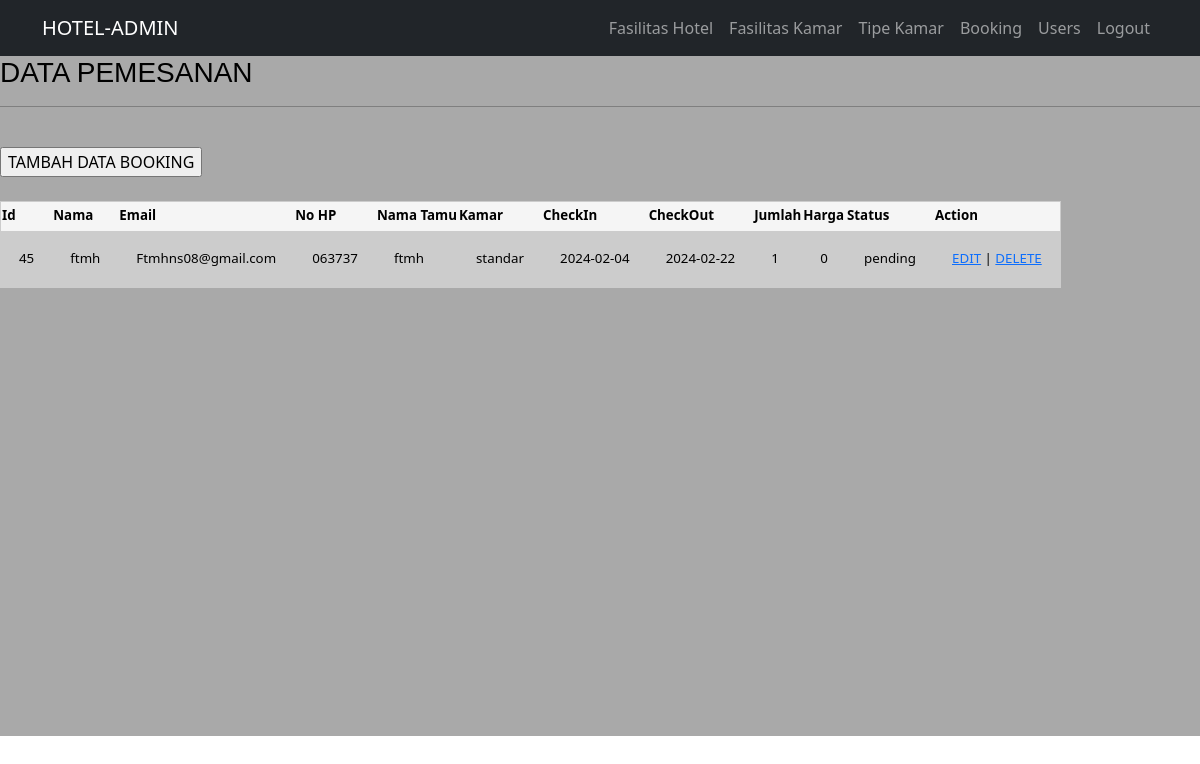
Page /admin/pemesanan/bookingView.php (signed in) on the committed database.
### tables this page shows
CREATE TABLE `pemesanan` (
  `id_pesanan` int(11) NOT NULL,
  `nama_pemesan` varchar(50) NOT NULL,
  `email` varchar(35) NOT NULL,
  `no_hp` varchar(35) NOT NULL,
  `nama_tamu` varchar(50) NOT NULL,
  `kamar` varchar(100) NOT NULL,
  `tgl_cekin` date NOT NULL,
  `tgl_cekout` date NOT NULL,
  `jml_kamar` int(11) NOT NULL,
  `harga` int(11) NOT NULL,
  `status_kamar` varchar(255) NOT NULL
);

### admin/pemesanan/bookingView.php (the view, shortened to what this page needs)
<?php
    include "../../koneksi/koneksi.php";
    require_once('../../navbar/navbar_admin.php');
    $queryBooking = "SELECT * FROM pemesanan";
    $resultBooking = mysqli_query($koneksi, $queryBooking);
    $countBooking = mysqli_num_rows($resultBooking);
?>
<div class="pesan">
    <h3>DATA PEMESANAN</h3>
    <hr /> <br />
    <a href="bookingAdd.php"><input type="submit" name="add" class="buttonadm" value="TAMBAH DATA BOOKING"></a>
    <br> <br>
    <table border="1">
    <tr>
        <th><b> Id </b></th>
        <th><b> Nama </b></th>
        <th><b> Email </b></th>
        <th><b> No HP </b></th>
        <th><b> Nama Tamu </b></th>
        <th><b> Kamar </b></th>
        <th><b> CheckIn </b></th>
        <th><b> CheckOut </b></th>
        <th><b> Jumlah </b></th>
        <th><b> Harga </b></th>
        <th><b> Status </b></th>
        <th><b> Action </b></th>
    </tr>
</div>
    <?php
        if($countBooking > 0){
            while($dataHotel = mysqli_fetch_array($resultBooking, MYSQLI_NUM)){
                ?>
                <tr>
                    <td class = "value"><?php echo "$dataHotel[0]";?></td>
                    <td class = "value"><?php echo "$dataHotel[1]";?></td>
                    <td class = "value"><?php echo "$dataHotel[2]";?></td>
                    <td class = "value"><?php echo "$dataHotel[3]";?></td>
                    <td class = "value"><?php echo "$dataHotel[4]";?></td>
                    <td class = "value"><?php echo "$dataHotel[5]";?></td>
                    <td class = "value"><?php echo "$dataHotel[6]";?></td>
                    <td class = "value"><?php echo "$dataHotel[7]";?></td>
                    <td class = "value"><?php echo "$dataHotel[8]";?></td>
                    <td class = "value"><?php echo "$dataHotel[9]";?></td>
                    <td class = "value"><?php echo "$dataHotel[10]";?></td>
                    <td>
                        <a href="bookingEdit.php?id_pesanan=<?php echo"$dataHotel[0]"?>">EDIT</a> |
                        <a href="bookingDelete.php?id_pesanan=<?php echo"$dataHotel[0]"?>">DELETE</a>
                    </td>
        <?php
            }
        }else{
            echo "<tr>
                <td colspan='9' align='center' height='20'>
                    <div>Belum Ada Data</div>
                </td>
            </tr>";
        }
        ?>
</body>
</html>

### admin/pemesanan/bookingView.php (style rules this page uses)
.pesan { background-color: #A9A9A9; height: 680px; color: black; }
.pesan h3 { font-family: Arial, Helvetica, sans-serif; color: black; }
table { border-collapse: collapse; font-size: 10pt; border: 1px solid #cccccc; background-color: #cccccc; }
td { padding: 18px; height: 10px; }
th { background-color: whitesmoke; color: black; height: 30px; }

### rows in the picture
pemesanan: id_pesanan "45", nama_pemesan "ftmh", email "Ftmhns08@gmail.com", no_hp "063737", nama_tamu "ftmh", kamar "standar", tgl_cekin "2024-02-04", tgl_cekout "2024-02-22", jml_kamar "1", harga "0", status_kamar "pending"
